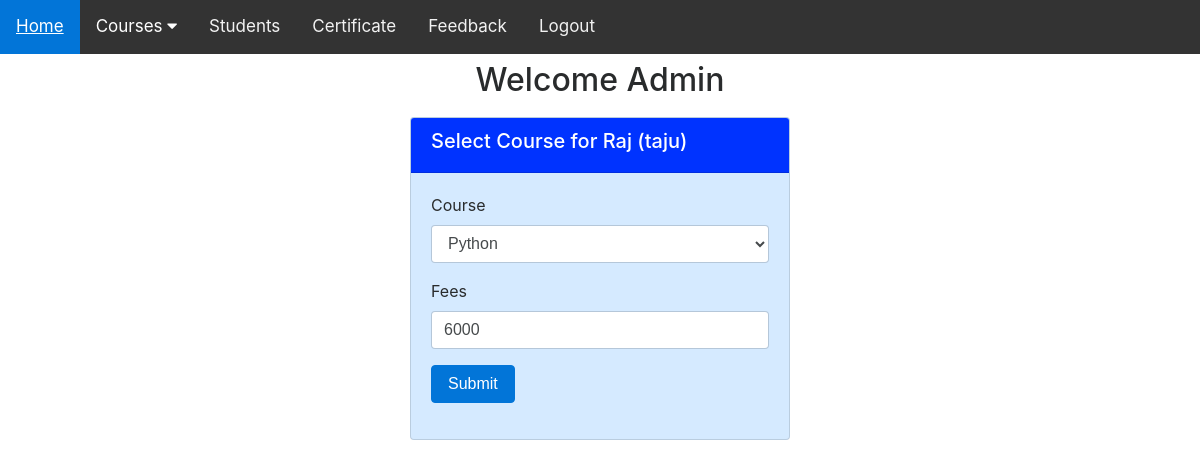
The page /select.php?un=taju (signed in) on the database its author committed.
### tables this page shows
CREATE TABLE IF NOT EXISTS `ee_register` (
  `id` int(11) NOT NULL,
  `name` varchar(50) NOT NULL,
  `gender` varchar(10) NOT NULL,
  `dob` varchar(15) NOT NULL DEFAULT '',
  `address` varchar(100) NOT NULL DEFAULT '',
  `contact` bigint(20) NOT NULL DEFAULT 0,
  `email` varchar(60) NOT NULL DEFAULT '',
  `course` int(11) NOT NULL DEFAULT 0,
  `fees` int(11) NOT NULL DEFAULT 0,
  `paid_st` int(11) NOT NULL DEFAULT 0,
  `learn1` double NOT NULL DEFAULT 0,
  `learn2` double NOT NULL DEFAULT 0,
  `learn3` double NOT NULL DEFAULT 0,
  `learn4` double NOT NULL DEFAULT 0,
  `learn5` double NOT NULL DEFAULT 0,
  `utype` varchar(20) NOT NULL DEFAULT '',
  `uname` varchar(50) NOT NULL,
  `pass` varchar(255) NOT NULL,
  PRIMARY KEY (`id`),
  UNIQUE KEY `uniq_uname` (`uname`)
);

CREATE TABLE IF NOT EXISTS `ee_course` (
  `id` int(11) NOT NULL,
  `course` varchar(50) NOT NULL,
  PRIMARY KEY (`id`),
  UNIQUE KEY `uniq_course` (`course`)
);

### include/dbconnect.php (called while the page is built, shortened)
<?php
$db_host = getenv('DB_HOST') ? getenv('DB_HOST') : 'localhost';
$db_user = getenv('DB_USER') ? getenv('DB_USER') : 'root';
$db_pass = getenv('DB_PASS') !== false ? getenv('DB_PASS') : '';
$db_name = getenv('DB_NAME') ? getenv('DB_NAME') : 'course_portal';
$connect = mysqli_connect($db_host, $db_user, $db_pass, $db_name);
function db_escape($value)
{
    global $connect;
    return mysqli_real_escape_string($connect, (string)$value);
}
function db_query($sql)
{
    global $connect;
    return mysqli_query($connect, $sql);
}
function db_fetch_array($result)
{
    return mysqli_fetch_array($result, MYSQLI_ASSOC);
}
function h($value)
{
    return htmlspecialchars((string)$value, ENT_QUOTES, 'UTF-8');
}
?>

### select.php (the view, shortened to what this page needs)
<?php
include("include/dbconnect.php");
$role = isset($_SESSION['role']) ? $_SESSION['role'] : 'admin';
$un = isset($_REQUEST['un']) ? trim($_REQUEST['un']) : '';
$un_esc = db_escape($un);
$stu_q = db_query("SELECT * FROM ee_register WHERE uname='$un_esc'");
$stu = db_fetch_array($stu_q);
$course = (int)$stu['course'];
$fees = (int)$stu['fees'];
        ?>
<!DOCTYPE html>
<html lang="en">
<head>
<?php include("include/head.php"); ?>
</head>
<body>
<?php
if ($role === 'staff') {
    include("include/link_staff.php");
} else {
    include("include/link_admin.php");
}
?>
<h2 align="center">Welcome <?php echo ($role === 'staff') ? 'Staff' : 'Admin'; ?></h2>
<div class="row" style="margin-top: 20px;">
  <div class="col-lg-4"></div>
  <div class="col-lg-4">
    <div class="card">
      <div class="card-header d-flex align-items-center">
        <h2 class="h5 display">Select Course for <?php echo h($stu['name']); ?> (<?php echo h($un); ?>)</h2>
      </div>
      <div class="card-block">
        <form name="name" method="post">
          <div class="form-group">
            <label>Course</label>
            <select name="course" class="form-control" required>
              <?php
              $cq = db_query("SELECT * FROM ee_course ORDER BY id ASC");
              while ($cr = db_fetch_array($cq)) {
              ?>
              <option value="<?php echo (int)$cr['id']; ?>" <?php if ($course === (int)$cr['id']) echo "selected"; ?>><?php echo h($cr['course']); ?></option>
              <?php } ?>
            </select>
          </div>
          <div class="form-group">
            <label>Fees</label>
            <input type="number" min="0" name="fees" value="<?php echo $fees > 0 ? $fees : ''; ?>" class="form-control" required />
          </div>
          <div class="form-group">
            <input type="submit" name="btn" value="Submit" class="btn btn-primary" />
          </div>
        </form>
      </div>
    </div>
  </div>
  <div class="col-lg-4"></div>
</div>
<p>&nbsp;</p>
</body>
</html>

### rows shown on the page
ee_register: name "Raj", course "Python", fees "6000"

### other values the page prints
$un "taju"
